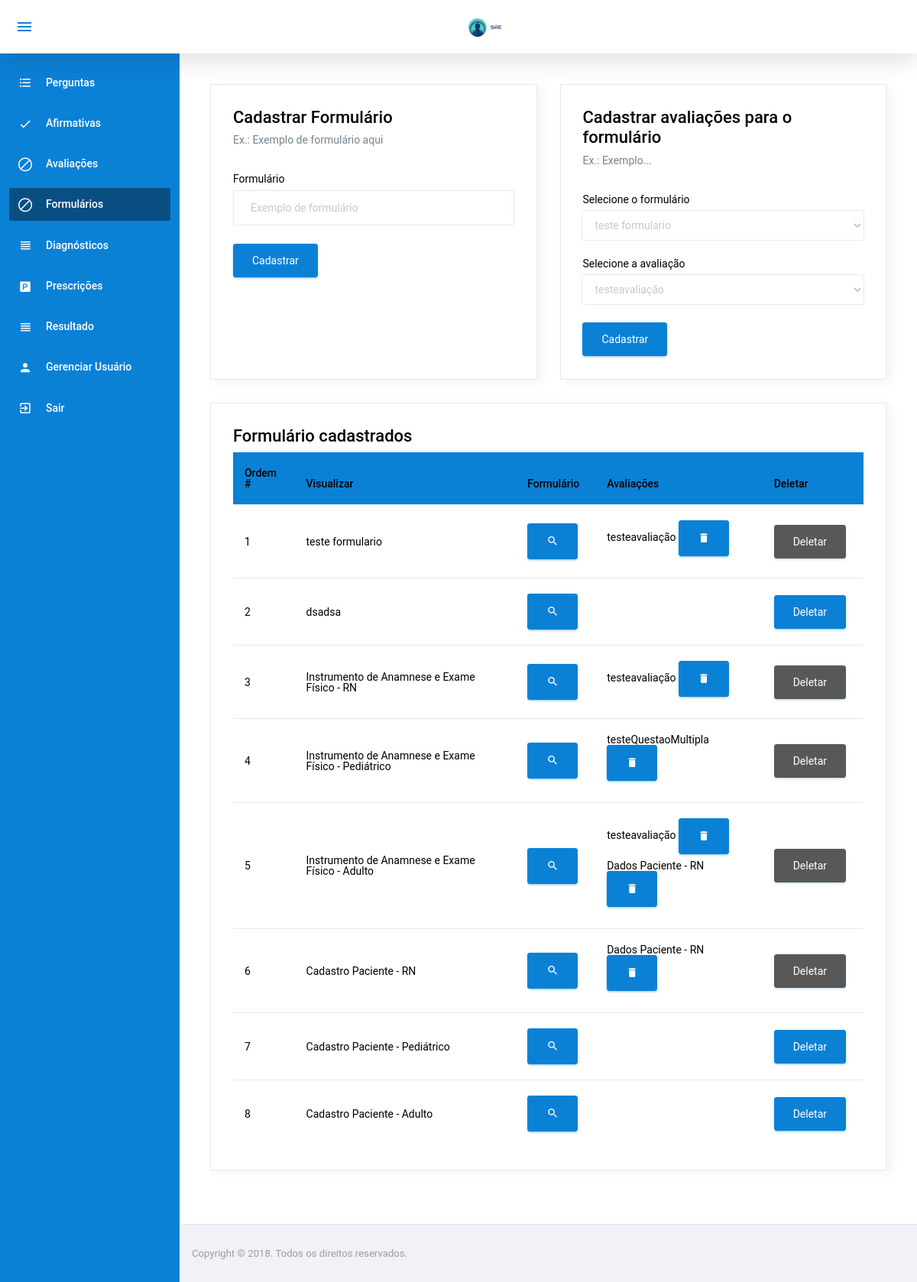
/formulario/Formulario.php (signed in), run on the app's committed database.
### tables this page shows
CREATE TABLE `formulario` (
  `IdFormulario` int(11) NOT NULL,
  `Descricao` varchar(100) NOT NULL
);

CREATE TABLE `aplicacao` (
  `IdAplicacao` int(11) NOT NULL,
  `IdAvaliacao` int(11) NOT NULL,
  `IdFormulario` int(11) NOT NULL
);

CREATE TABLE `avaliacao` (
  `IdAvaliacao` int(11) NOT NULL,
  `Descricao` varchar(100) NOT NULL
);

### formulario/ModalFormulario.php (the view, shortened to what this page needs)
<?php
$resFormularioAvaliacao = $formularioAvaliacao->listarTodosIdFormulario($form['IdFormulario']);
?>

### config/BD.php (called while the page is built, shortened)
<?php
	class BancoDados{
		public static function obterConexao(){
			if(isset($conexao) == false){
				$conexao = new PDO("mysql:dbname=u989534060_sae;host=localhost","root","",array(PDO::MYSQL_ATTR_INIT_COMMAND => "SET NAMES utf8"));
				$conexao->setAttribute(PDO::ATTR_ERRMODE, PDO::ERRMODE_EXCEPTION);
			}
			return $conexao;
		}
	}
?>

### model/FormularioModel.php (called while the page is built, shortened)
<?php
	require_once $_SERVER["DOCUMENT_ROOT"] . "/sae/config/BD.php";
	class FormularioModel{
		private $bd;
		 function __construct(){
		 	$this->bd = BancoDados::obterConexao();
		 }
		 public function listarTodos(){
		 	$listar = $this->bd->query("SELECT * from formulario");
		 	$res = $listar->fetchAll(PDO::FETCH_ASSOC);
		 	return $res;
         }
	}
?>

### model/FormularioAvaliacaoModel.php (called while the page is built, shortened)
<?php
	require_once $_SERVER["DOCUMENT_ROOT"] . "/sae/config/BD.php";
	class FormularioAvaliacaoModel{
		private $bd;
		 function __construct(){
		 	$this->bd = BancoDados::obterConexao();
		 }
		 public function listarTodosIdFormulario($idFormulario){
			$listarTodosIdFormulario = $this->bd->query("SELECT * from aplicacao WHERE idFormulario = " . $idFormulario);
			$res = $listarTodosIdFormulario->fetchAll(PDO::FETCH_ASSOC);
			return $res;
		 }
	}
?>

### model/AvaliacaoModel.php (called while the page is built, shortened)
<?php
	require_once $_SERVER["DOCUMENT_ROOT"] . "/sae/config/BD.php";
	class AvaliacaoModel{
		private $bd;
		 function __construct(){
		 	$this->bd = BancoDados::obterConexao();
		 }
         public function listarID($idAvaliacao){
            $listarUm = $this->bd->prepare("SELECT * from avaliacao where idAvaliacao = :idAvaliacao");
            $listarUm->bindParam(":idAvaliacao", $idAvaliacao, PDO::PARAM_INT);
            $listarUm->execute();
            $res = $listarUm->fetch(PDO::FETCH_ASSOC);
            return $res;
		 }
	}
?>

### formulario/ModalFormulario.php (the view, shortened to what this page needs)
<?php
$resFormularioAvaliacao = $formularioAvaliacao->listarTodosIdFormulario($form['IdFormulario']);
foreach($resFormularioAvaliacao as $formAvaliacao){
    $resAvaliacaoDesc = $avaliacao->listarID($formAvaliacao['IdAvaliacao']);
?>
    <div class="col-md-6 grid-margin stretch-card">
        <div class="card">
            <div class="card-body">
                <h4 class="card-title"><?php echo $resAvaliacaoDesc['Descricao']?></h4>
                    <form class="forms-sample">
                        <?php
                        $resAvaliacaoQuestao = $avaliacaoQuestao->listarTodasQuestoes($formAvaliacao['IdAvaliacao']);
                        foreach($resAvaliacaoQuestao as $AvaliacaoQuestao){
                        $resQuestoes = $questao->listarID($AvaliacaoQuestao['IdQuestao']);
                        ?>
                        <p><?php echo $resQuestoes['Descricao'];?></p>
                                            <?php
                                                if($resQuestoes['IdTipoQuestao'] == 1){
                                                    echo '<input style="margin-bottom:10px;" type="text" class="form-control">';
                                                }
                                                if($resQuestoes['IdTipoQuestao'] == 2){
                                                ?>
                                                    <div class="form-group">
                                                    <select class="form-control" <?php echo "name=" . $resQuestoes['IdQuestao'];?>>
                                                      <option> -- </option>
                                                  <?php
                                                  $resAfirmativaQuestao = $afirmativaQuestao->listarTodosIdQuestao($resQuestoes['IdQuestao']);
                                                  foreach($resAfirmativaQuestao as $afirmativaQuest){
                                                      $resDescAfirmativa = $afirmativa->listarID($afirmativaQuest['IdAfirmativa']);
                                                      ?>
                                                      <option><?php echo $resDescAfirmativa['Descricao'];?></option>
                                                  <?php } ?>
                                                    </select>
                                                  </div>
                                                  <?php
                                                }
                                                if($resQuestoes['IdTipoQuestao'] == 3){ ?>
                                                    <div class="form-group">
                                                    <select class="js-example-basic-multiple w-100" multiple="multiple" <?php echo "name='input" . $resQuestoes['IdQuestao'] . "'";?>>
                                                  <?php
                                                  $resAfirmativaQuestao = $afirmativaQuestao->listarTodosIdQuestao($resQuestoes['IdQuestao']);
                                                  foreach($resAfirmativaQuestao as $afirmativaQuest){
                                                    $resDescAfirmativa = $afirmativa->listarID($afirmativaQuest['IdAfirmativa']);
                                                      ?>
                                                      <option><?php echo $resDescAfirmativa['Descricao'];?></option>
                                                  <?php } ?>
                                                    </select>
                                                  </div>
                                               <?php }
                                                if($resQuestoes['IdTipoQuestao'] == 4){
                                                    echo '<input type="date" class="form-control">';
                                                }
                                                if($resQuestoes['IdTipoQuestao'] == 5){ ?>
                                                <div class="form-group row">
                                                    <div class="col-sm-3">
                                                    <div class="form-check">
                                                      <label class="form-check-label">
                                                        <input name="questao" type="radio" class="form-check-input" value="Sim">
                                                        Sim
                                                      </label>
                                                    </div>
                                                  </div>
                                                  <div class="col-sm-3">
                                                    <div class="form-check">
                                                      <label class="form-check-label">
                                                        <input name="questao" type="radio" class="form-check-input" value="Não">
                                                        Não
                                                      </label>
                                                      </div>
                                                    </div>
                                                  </div>
                                               <?php }
                                            } ?>
                    </form>
            </div>
        </div>
    </div>
<?php } ?>

### formulario/TabelaFormulario.php (shortened to what this page needs)
<?php
  $resFormulario = $formulario->listarTodos();
  $formularioAvaliacao = new FormularioAvaliacaoModel();
  $avaliacaoQuestao = new AvaliacaoQuestaoModel();
?>
<div class="card">
    <div class="card-body">
        <h4>Formulário cadastrados</h4>
        <div class="table-responsive">
            <table id="order-listing" class="table">
                <thead>
                    <tr>
                        <th>Ordem #</th>
                        <th>Visualizar</th>
                        <th>Formulário</th>
                        <th>Avaliações</th>
                        <th>Deletar</th>
                    </tr>
                </thead>
                <tbody>
                    <?php
                            $ordem = 0;
                            foreach($resFormulario as $form){
                                $ordem++;
                    ?>
                        <tr>
                            <td><?php echo $ordem;?></td>
                            <td><?php echo $form['Descricao'];?></td>
                            <td><div style="text-align:center;"><button type="button" data-toggle="modal" data-target="#Modal-<?php echo $form['IdFormulario'];?>" class="btn btn-primary mr-2"><i class="mdi mdi-magnify menu-icon"></i></button></div></td>
                                        <?php  require 'ModalFormulario.php' ?>
                            <td>
                                    <?php
                                            $resFormAvaliacao = $formularioAvaliacao->listarTodosIdFormulario($form['IdFormulario']);
                                            foreach($resFormAvaliacao as $formAvaliacao){
                                                $resAvaliacaoDescricao = $avaliacao->listarID($formAvaliacao['IdAvaliacao']);
                                    ?>
                                    <form method="post" action="../controller/FormularioAvaliacaoController.php?acao=deletar">
                                        <div class="row">
                                            <div class="col-12">
                                              <p> <?php echo $resAvaliacaoDescricao['Descricao'];?> </li>  <button type="submit" class="btn btn-primary mr-2"><i class="mdi mdi-delete"></i></button> </p>
                                            </div>
                                        </div>
                                        </form>
                                    <?php } ?>
                            </td>
                            <td>
                                <form class="forms-sample" method="post" action="../controller/FormularioController.php?acao=deletar">
                                    <button type="submit"
                                    <?php if(count($resFormAvaliacao) > 0){
                                        echo "disabled";
                                    }?>
                                    class="btn btn-primary mr-2">Deletar</button>
                                </form>
                            </td>
                        </tr>
                    <?php } ?>
                </tbody>
            </table>
        </div>
    </div>
</div>

### data on the page
formulario: Descricao "teste formulario"
aplicacao: IdAvaliacao.Descricao "testeavaliação"
formulario: Descricao "dsadsa"
formulario: Descricao "Instrumento de Anamnese e Exame Físico - RN"
aplicacao: IdAvaliacao.Descricao "testeavaliação"
formulario: Descricao "Instrumento de Anamnese e Exame Físico - Pediátrico"
aplicacao: IdAvaliacao.Descricao "testeQuestaoMultipla"
formulario: Descricao "Instrumento de Anamnese e Exame Físico - Adulto"
aplicacao: IdAvaliacao.Descricao "testeavaliação"
aplicacao: IdAvaliacao.Descricao "Dados Paciente - RN"
formulario: Descricao "Cadastro Paciente - RN"
aplicacao: IdAvaliacao.Descricao "Dados Paciente - RN"
formulario: Descricao "Cadastro Paciente - Pediátrico"
formulario: Descricao "Cadastro Paciente - Adulto"

### other printed values
form field idFormulario "teste formulario"
form field idAvaliacao "testeavaliação"
